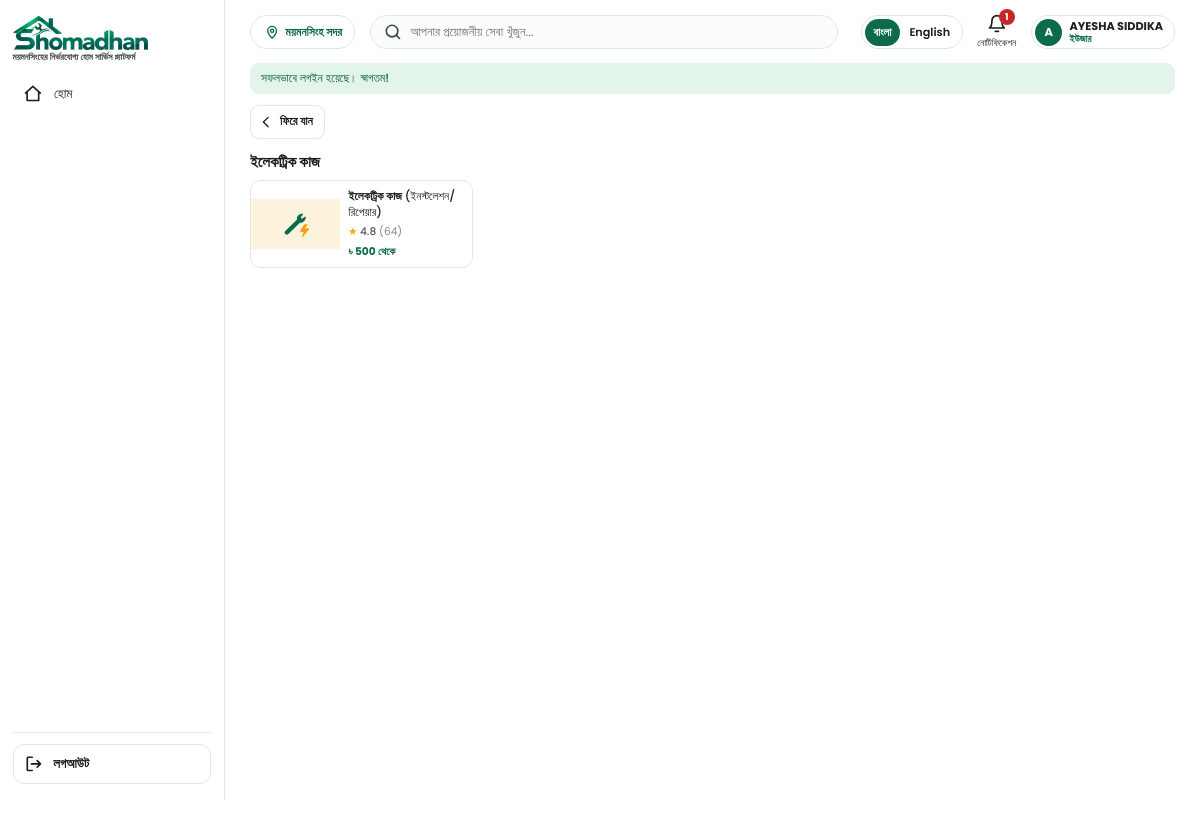
The page /public/user-dashboard.php?service=1 (signed in) on the database its author committed.
### tables this page shows
CREATE TABLE `users` (
  `id`               INT UNSIGNED NOT NULL AUTO_INCREMENT,
  `name`             VARCHAR(50)  NOT NULL,
  `mobile`           CHAR(11)     NOT NULL,
  `email`            VARCHAR(60)  NULL DEFAULT NULL,
  `password`         VARCHAR(255) NOT NULL,                              
  `photo`            VARCHAR(255) NULL DEFAULT NULL,                     
  `area`             VARCHAR(60)  NOT NULL,
  `gender`           ENUM('male','female','other') NOT NULL,
  `status`           ENUM('active','inactive') NOT NULL DEFAULT 'active',
  `created_at`       DATETIME     NOT NULL DEFAULT CURRENT_TIMESTAMP,
  `last_login_at`    DATETIME     NULL DEFAULT NULL,
  `otp`              VARCHAR(255) NULL DEFAULT NULL,
  `otp_expires`      DATETIME     NULL DEFAULT NULL,
  `otp_attempts`     TINYINT UNSIGNED NOT NULL DEFAULT 0,
  `notifications_seen_at` DATETIME NULL DEFAULT NULL,                   
  `deleted_at`       DATETIME     NULL DEFAULT NULL,
  `deleted_by`       INT UNSIGNED NULL DEFAULT NULL,                    
  `live_mobile`      VARCHAR(11)  AS (IF(`deleted_at` IS NULL, RTRIM(`mobile`), NULL)) STORED,
  `live_email`       VARCHAR(60)  AS (IF(`deleted_at` IS NULL, `email`, NULL)) STORED,
  PRIMARY KEY (`id`),
  UNIQUE KEY `uq_users_mobile` (`live_mobile`),
  UNIQUE KEY `uq_users_email`  (`live_email`),
  KEY `idx_users_mobile` (`mobile`),
  KEY `idx_users_area` (`area`),
  KEY `idx_users_deleted_by` (`deleted_by`),
  CONSTRAINT `fk_users_area`       FOREIGN KEY (`area`)       REFERENCES `areas` (`name`) ON UPDATE CASCADE,
  CONSTRAINT `fk_users_deleted_by` FOREIGN KEY (`deleted_by`) REFERENCES `staff` (`id`) ON DELETE RESTRICT
);

CREATE TABLE `sub_services` (
  `id`           INT UNSIGNED NOT NULL AUTO_INCREMENT,
  `service_id`   INT UNSIGNED NOT NULL,
  `name_bn`      VARCHAR(80)  NOT NULL,
  `name_en`      VARCHAR(80)  NOT NULL,
  `detail_bn`    VARCHAR(120) NULL DEFAULT NULL,       
  `detail_en`    VARCHAR(120) NULL DEFAULT NULL,
  `image`        VARCHAR(255) NULL DEFAULT NULL,       
  `price`        INT UNSIGNED NOT NULL DEFAULT 0,      
  `rating`       DECIMAL(2,1) NOT NULL DEFAULT 0.0,    
  `rating_count` INT UNSIGNED NOT NULL DEFAULT 0,      
  `popular_rank` INT UNSIGNED NULL DEFAULT NULL,       
  `is_active`    TINYINT(1) NOT NULL DEFAULT 1,
  `created_at`   DATETIME NOT NULL DEFAULT CURRENT_TIMESTAMP,    
  `created_by` INT UNSIGNED NULL DEFAULT NULL,          
  PRIMARY KEY (`id`),
  KEY `idx_sub_services_service` (`service_id`),
  CONSTRAINT `fk_sub_services_service` FOREIGN KEY (`service_id`) REFERENCES `services` (`id`) ON DELETE RESTRICT,
  KEY `idx_sub_services_created_by` (`created_by`),
  CONSTRAINT `fk_sub_services_created_by` FOREIGN KEY (`created_by`) REFERENCES `staff` (`id`) ON DELETE RESTRICT
);

CREATE TABLE `services` (
  `id`         INT UNSIGNED NOT NULL AUTO_INCREMENT,
  `name_bn`    VARCHAR(60)  NOT NULL,
  `name_en`    VARCHAR(60)  NOT NULL,
  `icon`       VARCHAR(255) NOT NULL,                  
  `color`      ENUM('sand','sky','mint','rose','lilac','gray') NOT NULL DEFAULT 'mint',    
  `sort_order` INT NOT NULL DEFAULT 0,
  `is_active`  TINYINT(1) NOT NULL DEFAULT 1,
  `created_by` INT UNSIGNED NULL DEFAULT NULL,          
  PRIMARY KEY (`id`),
  KEY `idx_services_created_by` (`created_by`),
  CONSTRAINT `fk_services_created_by` FOREIGN KEY (`created_by`) REFERENCES `staff` (`id`) ON DELETE RESTRICT
);

### app/views/user/home.php (the view, shortened to what the rows shown need)
<?php
$nm  = function ($row, $f = 'name') use ($lang) { return $row[$f . '_' . $lang] ?? $row[$f . '_bn']; };
$card = function ($x, $isNew = false) use ($nm, $t) {
    ob_start(); ?>
    <a class="svc-card" href="user-dashboard.php?service=<?= (int)$x['service_id'] ?>">
        <span class="svc-img tile-<?= e($x['service_color']) ?>">
            <?php if ($x['image']): ?><img src="<?= e($x['image']) ?>" alt="" loading="lazy"><?php else: ?><img class="ph" src="<?= e($x['service_icon']) ?>" alt=""><?php endif; ?>
            <?php if ($isNew): ?><span class="badge-new"><?= e($t['home_new_badge']) ?></span><?php endif; ?>
        </span>
        <span class="svc-body">
            <span class="svc-name"><?= e($nm($x)) ?><?php if ($nm($x, 'detail')): ?> <span class="svc-detail"><?= e($nm($x, 'detail')) ?></span><?php endif; ?></span>
            <span class="svc-meta">
                <?php if ((float)$x['rating'] > 0): ?><span class="stars">★ <b><?= e($x['rating']) ?></b> <span>(<?= (int)$x['rating_count'] ?>)</span></span><?php else: ?><span></span><?php endif; ?>
                <span class="price">৳ <?= e(number_format((int)$x['price'])) ?> <?= e($t['home_from']) ?></span>
            </span>
        </span>
    </a>
    <?php return ob_get_clean();
};
$tile = function ($s) use ($nm) { ?>
    <a class="cat" href="user-dashboard.php?service=<?= (int)$s['id'] ?>">
        <span class="cat-ic tile-<?= e($s['color']) ?>"><img src="<?= e($s['icon']) ?>" alt=""></span>
        <span class="cat-name"><?= e($nm($s)) ?></span>
    </a>
<?php };
?>
<!DOCTYPE html>
<html lang="<?= e($lang) ?>">
<head>
</head>
<body>
<div class="shell">
    <header class="top">
        <div class="tools">
            <?php view('partials/me-chip', ['t' => $t, 'account' => $user + ['role' => 'user'], 'href' => 'profile.php']); ?>
        </div>
    </header>
    <main class="content" data-csrf="<?= e(csrf_token()) ?>">
        <?php if ($mode === 'home'): ?>
            <?php if ($banners): ?>
            <section class="slider" aria-label="<?= e($t['home_offers']) ?>">
                <div class="slides" id="slides">
                    <?php foreach ($banners as $i => $b): ?>
                        <div class="slide"><img src="<?= e($b['image']) ?>" alt="<?= e($b['title'] ?? '') ?>"<?= $i ? ' loading="lazy"' : '' ?>></div>
                    <?php endforeach; ?>
                </div>
                <?php if (count($banners) > 1): ?>
                    <button type="button" class="arrow prev" aria-label="Previous">‹</button>
                    <button type="button" class="arrow next" aria-label="Next">›</button>
                    <div class="dots"><?php foreach ($banners as $i => $b): ?><span<?= $i ? '' : ' class="on"' ?>></span><?php endforeach; ?></div>
                <?php endif; ?>
            </section>
            <?php endif; ?>
            <section class="sec">
                <div class="sec-head"><h2><?= e($t['home_categories']) ?></h2><a href="user-dashboard.php?list=services"><?= e($t['home_see_all_services']) ?> →</a></div>
                <div class="cats">
                    <?php foreach (array_slice($services, 0, 6) as $s) { $tile($s); } ?>
                </div>
            </section>
            <?php if ($popular): ?>
            <section class="sec">
                <div class="sec-head"><h2><?= e($t['home_popular']) ?></h2><a href="user-dashboard.php?list=popular"><?= e($t['home_see_all']) ?> →</a></div>
                <div class="cards home-cards"><?php foreach ($popular as $x) { echo $card($x); } ?></div>
            </section>
            <?php endif; ?>
            <?php if ($newest): ?>
            <section class="sec">
                <div class="sec-head"><h2><?= e($t['home_new']) ?></h2><a href="user-dashboard.php?list=new"><?= e($t['home_see_all']) ?> →</a></div>
                <div class="cards cards-new home-cards"><?php foreach ($newest as $x) { echo $card($x, true); } ?></div>
            </section>
            <?php endif; ?>
        <?php else: ?>
            <section class="sec">
                <div class="sec-head"><h2><?= e($title) ?></h2></div>
                <div class="cards cards-grid"><?php foreach ($items as $x) { echo $card($x); } ?></div>
            </section>
        <?php endif; ?>
    </main>
</div>
</body>
</html>

### app/views/partials/me-chip.php (shortened to what the rows shown need)
<a class="me-chip<?= !empty($on) ? ' on' : '' ?>" href="<?= e($href) ?>" title="<?= e($t['pf_menu']) ?>">
    <span><b><?= e($account['name'] ?? '') ?></b><small><?= e($t['pf_role_' . ($account['role'] ?? 'user')]) ?></small></span>
</a>

### rows shown on the page
users: name "AYESHA SIDDIKA"
sub_services: service.icon (picture), name_bn "ইলেকট্রিক কাজ", detail_bn "(ইনস্টলেশন/রিপেয়ার)", rating "4.8", rating_count "64", price "500"

### other values the page prints
$t['tagline'] "ময়মনসিংহের নির্ভরযোগ্য হোম সার্ভিস প্ল্যাটফর্ম"
$t[$l[1]] "হোম"
$inner "লগআউট"
$t['home_location'] "ময়মনসিংহ সদর"
$unread "1"
$t['home_notifications'] "নোটিফিকেশন"
mb_substr(($name ?? '') !== '' ? $name : 'U', 0, 1, 'UTF-8') "A"
$t['pf_role_' . ($account['role'] ?? 'user')] "ইউজার"
$notice "সফলভাবে লগইন হয়েছে। স্বাগতম!"
$t['login_back'] "ফিরে যান"
$title "ইলেকট্রিক কাজ"
